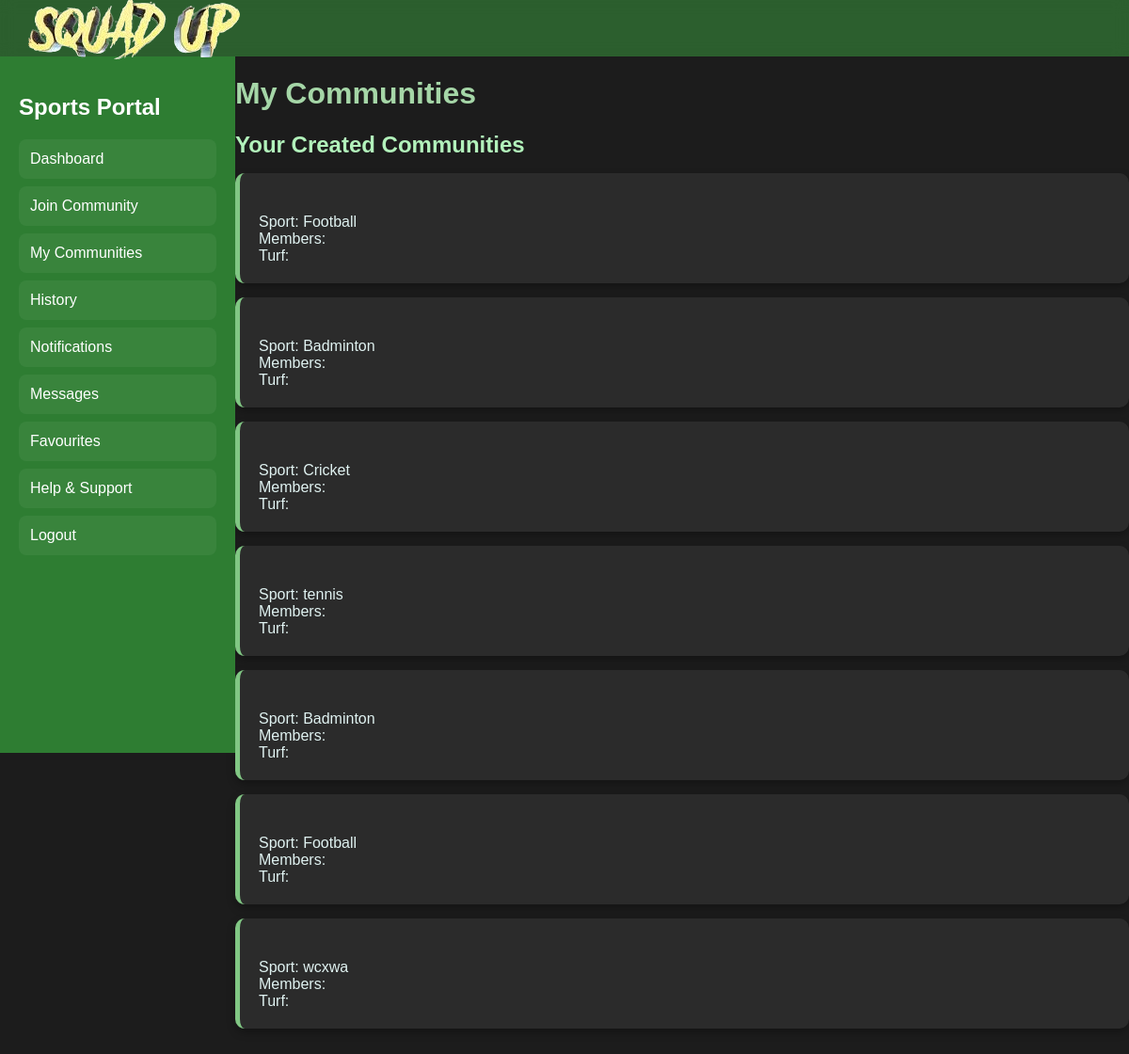
Before: /my_communities (signed in) with the older database file.
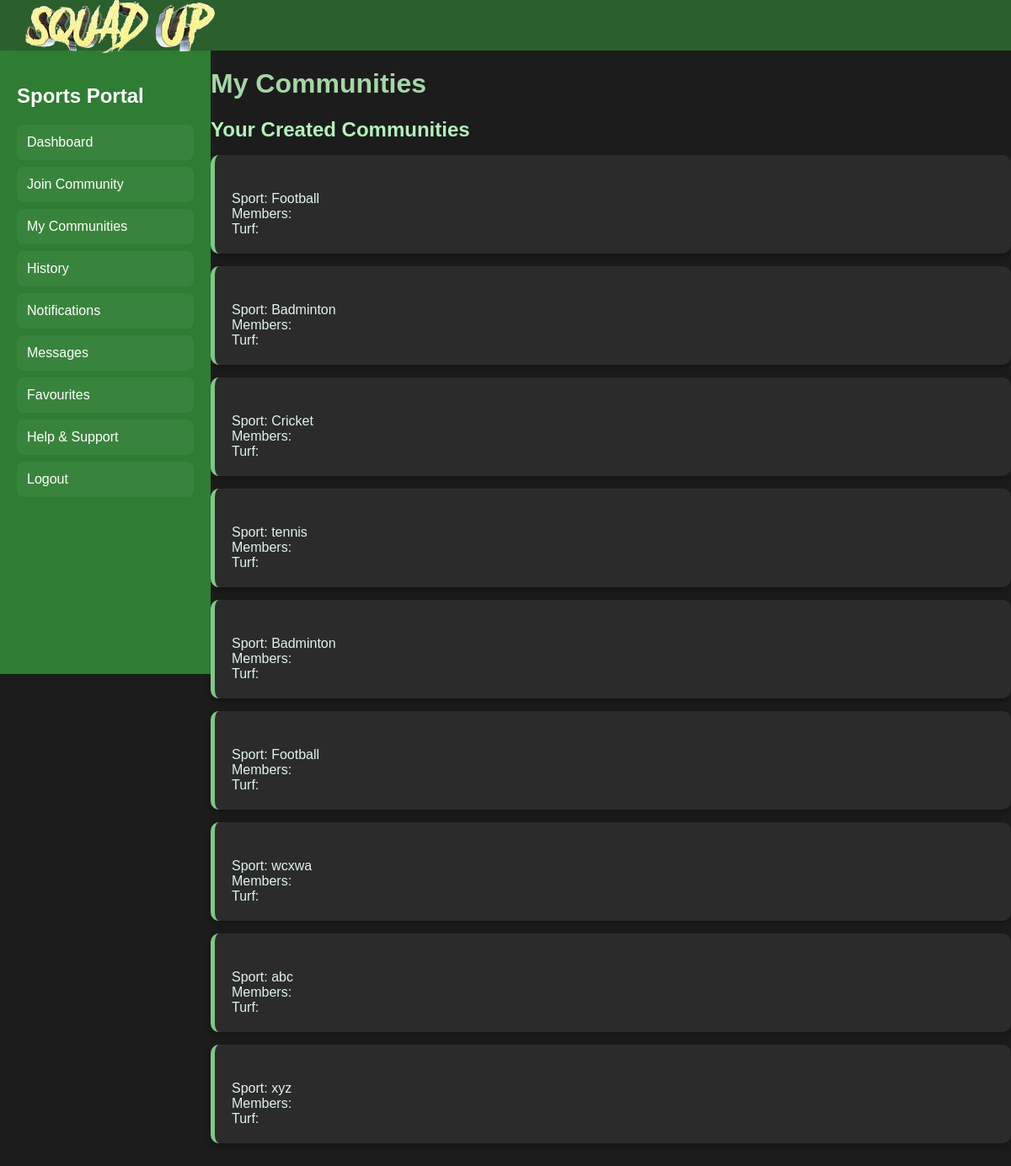
After: the same page with the newer database file.
### models.py (models this page shows, shortened)
class Community(db.Model):
    id = db.Column(db.Integer, primary_key=True)
    team_name = db.Column(db.String(100), nullable=True)  # Auto-generated if empty
    sport = db.Column(db.String(50), nullable=False)
    max_players = db.Column(db.Integer, nullable=False, default=12)
    turf_id = db.Column(db.Integer, db.ForeignKey('turf.id'), nullable=False)
    owner_id = db.Column(db.Integer, db.ForeignKey('user.id'), nullable=False)
    status = db.Column(db.String(20), default="active")  # "active" or "closed"
    turf = db.relationship('Turf', backref='communities')
    players = db.relationship('CommunityPlayers', backref='community', lazy=True, cascade="all, delete-orphan")
    __table_args__ = (db.UniqueConstraint('team_name', 'status', name='unique_active_team_name'),)

### app.py (the view)
@app.route('/my_communities')
@login_required
def my_communities():
    user_id = session['user_id']
    if not user_id:
        flash("You need to log in first!", 'warning')
        return redirect(url_for('login'))
    communities = Community.query.filter_by(owner_id=user_id).all()  # Assuming a Community model
    return render_template('my_communities.html', my_communities=communities)

### app.py (called while the page is built)
def login_required(f):
    @wraps(f)
    def decorated_function(*args, **kwargs):
        if 'user_id' not in session:
            flash("You need to log in first!", "danger")
            return redirect(url_for('login'))
        return f(*args, **kwargs)
    return decorated_function

@app.before_request
def page_last_visited():
    excluded_routes = ['login', 'logout', 'static', 'register']
    if request.endpoint not in excluded_routes and request.method == 'GET':
        session['page_last_visited_url'] = request.path

### templates/my_communities.html (shortened to what this page needs)
<!DOCTYPE html>
<html lang="en">
<head>
    <link href="https://cdnjs.cloudflare.com/ajax/libs/font-awesome/6.4.0/css/all.min.css" rel="stylesheet">
</head>
<body>
    <div class="header">
        <div class="logo"><img class="squadUp-logo" src="/static/squadUp-logo.png" alt="Squad Up Logo"></div>
    </div>
    <div class="sidebar">
        <h2>Sports Portal</h2>
        <a href="{{ url_for('player_dashboard') }}">Dashboard</a>
        <a href="{{ url_for('join_community') }}">Join Community</a>
        <a href="{{ url_for('my_communities') }}">My Communities</a>
        <a href="#">History</a>
        <a href="#">Notifications</a>
        <a href="#">Messages</a>
        <a href="#">Favourites</a>
        <a href="#">Help & Support</a>
        <a href="{{ url_for('logout') }}">Logout</a>
    </div>
    <div class="content">
        <h1>My Communities</h1>
        <div class="section">
            <h2>Your Created Communities</h2>
            <ul>
                {% for community in my_communities %}
                <li>
                    <strong>{{ community.name }}</strong><br>
                    Sport: {{ community.sport }}<br>
                    Members: {{ community.members_count }}<br>
                    Turf: {{ community.turf_name }}<br>
                </li>
                {% endfor %}
            </ul>
        </div>
    </div>
</body>
</html>

Changed rows visible on the page:
added Community: sport "abc"
added Community: sport "xyz"
